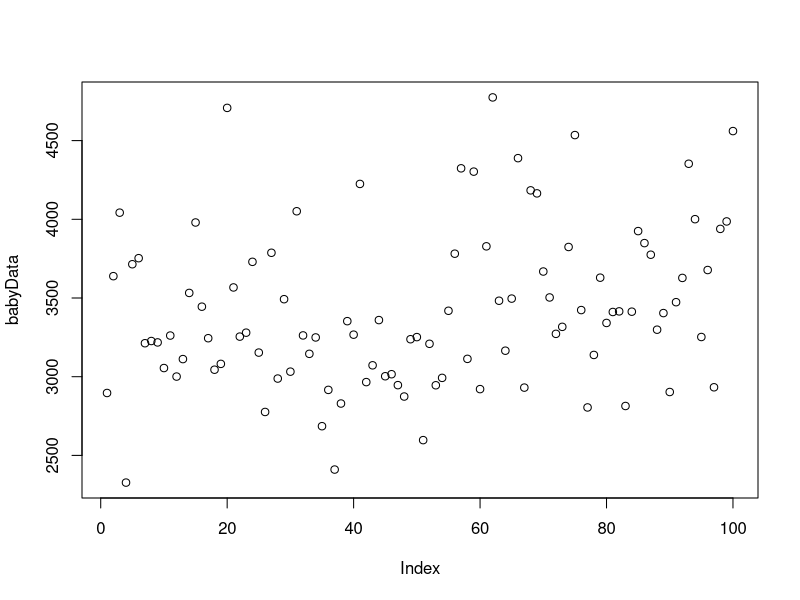
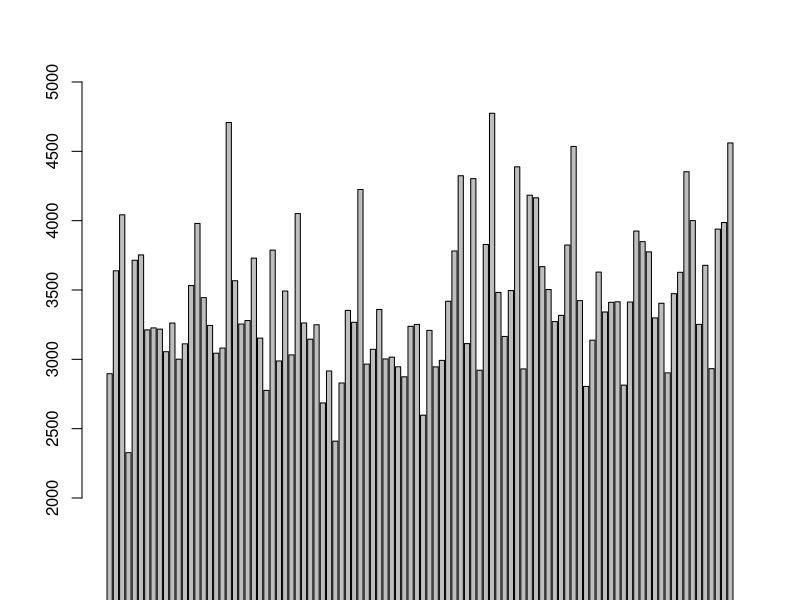
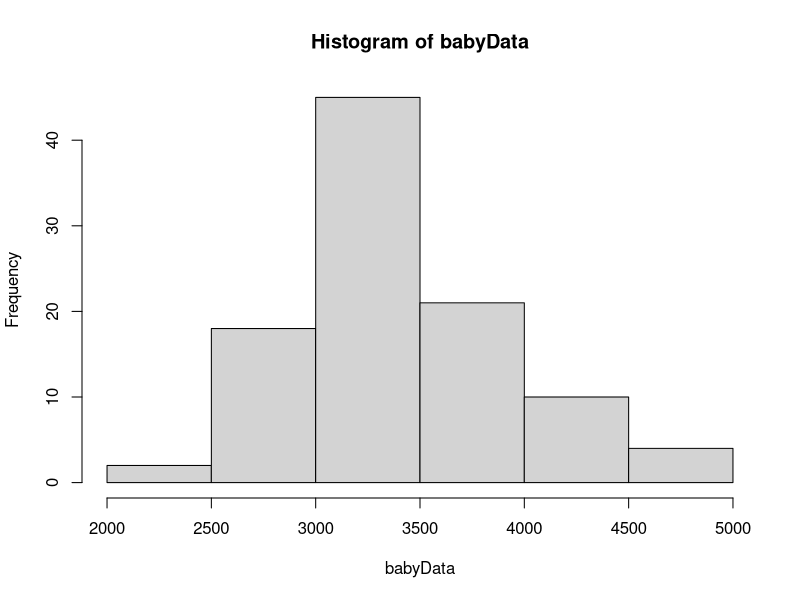
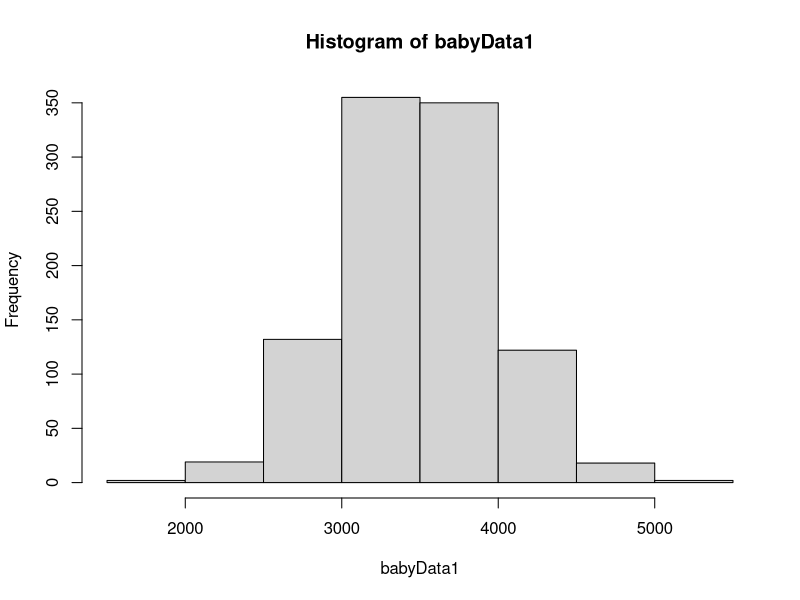

Recreate these plots in R, in order.
# set the seed so that the random data is generate by this seed 
set.seed(1234)

# Baby Weight Data, let us generate a random dataset with 100 observation 
# We generate random data by using normal distribution. 
babyData <- rnorm(100, mean = 3500, sd=500)

# plot the data to see how your data looks 
plot(babyData)

# make a barplot 
barplot(babyData, ylim  = c(2000, 5000) )

# make a histogram 
hist(babyData)

# Another dataset but larger.  
#Let us generate large dataset with 1000 observation 
babyData1 <- rnorm(1000, mean = 3500, sd=500)

# make a histogram 
hist(babyData1)

# We can see that the histogram is getting closer to a perfect normal distribution curve. 


